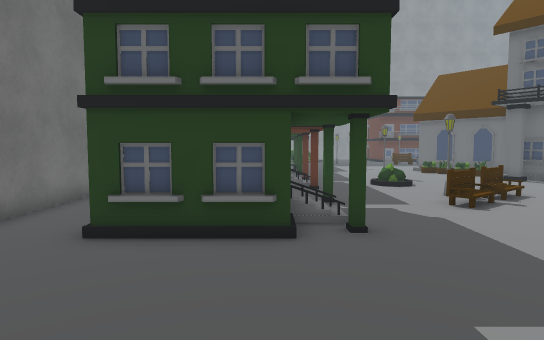
[1] (above)

24 first-person views from a walk through a scene from a Unity 3-D project. The camera is 1.5 m above the floor, tilts 4° down and sees 75° across. The floor is counted in squares, 1 m on a side. Each view is taken from the middle of a square. On the plan, view 1 faces up. The plan holds only what a view shows up to about 16 squares ahead; the rest is blank. The place goes on beyond the plan. The player character is not drawn. Some animated figures are not drawn. Some surface patterns are stand-ins.

[2]
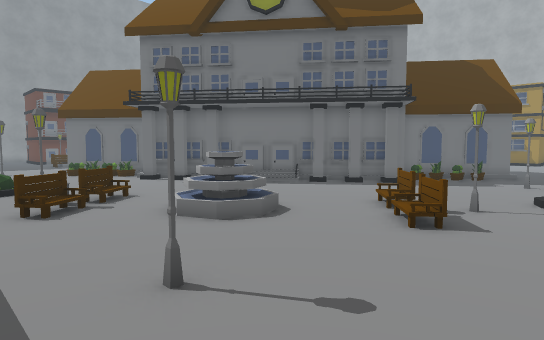

[3]
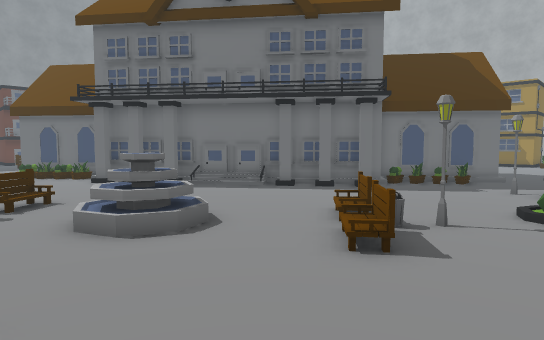

[4]
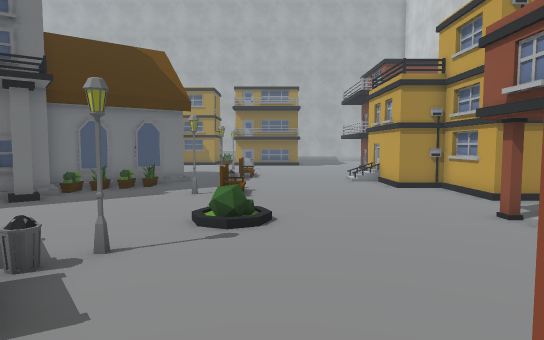

[5]
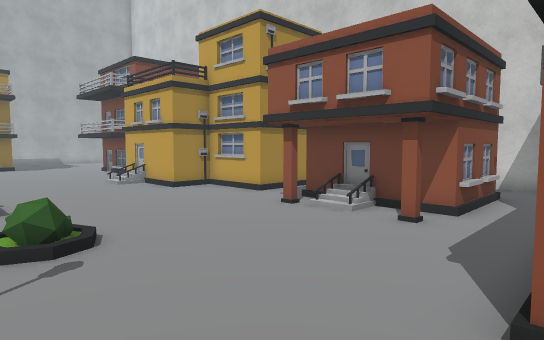

[6]
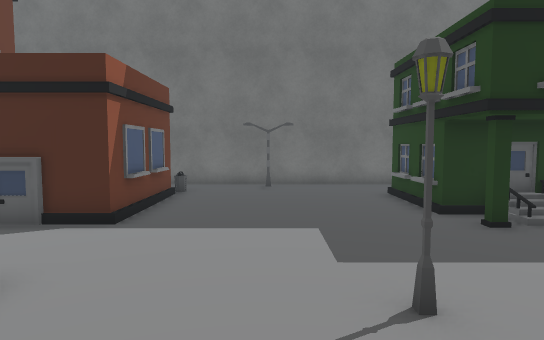

[7]
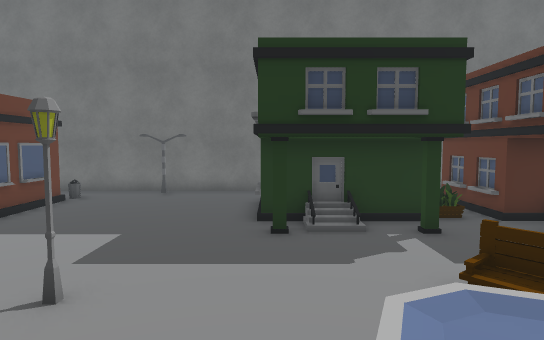

[8]
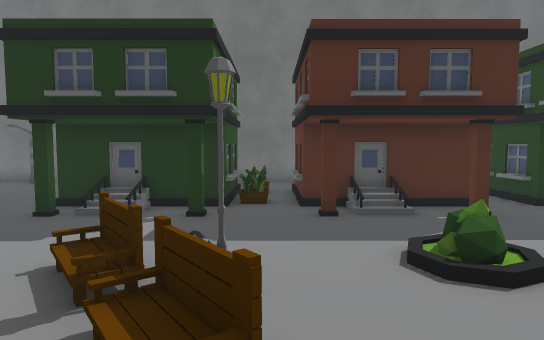

[9]
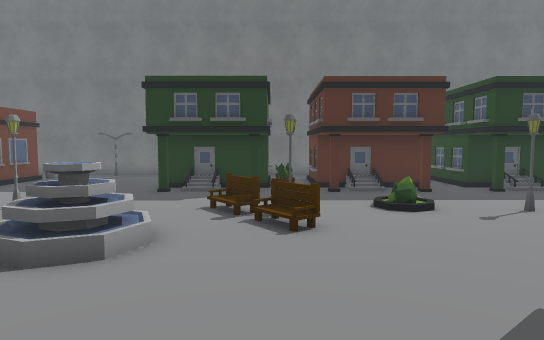

[10]
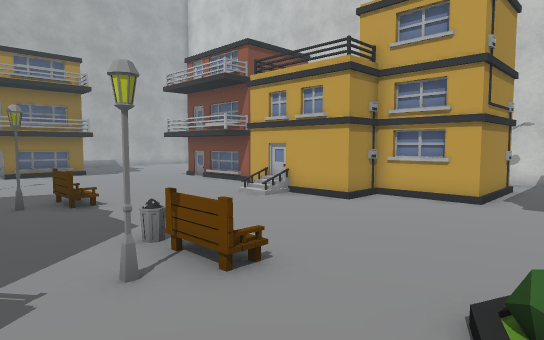

[11]
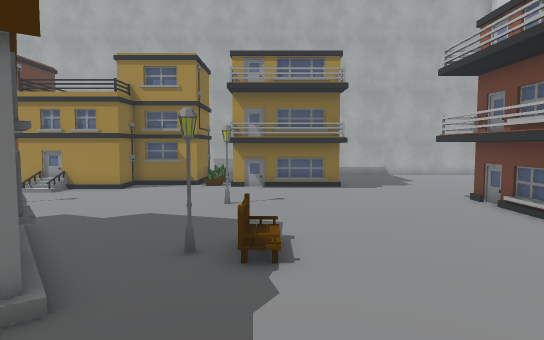

[12]
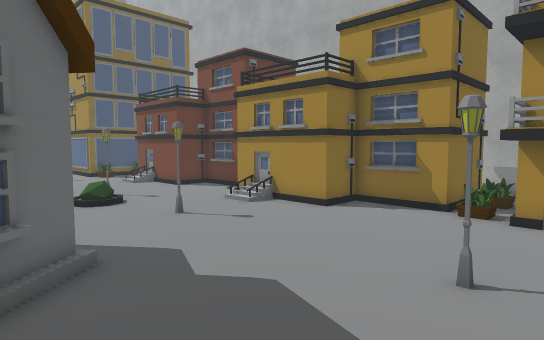

[13]
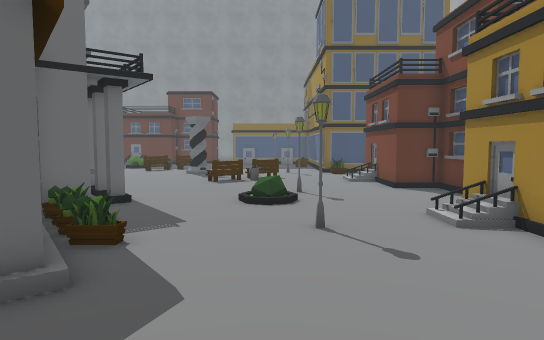

[14]
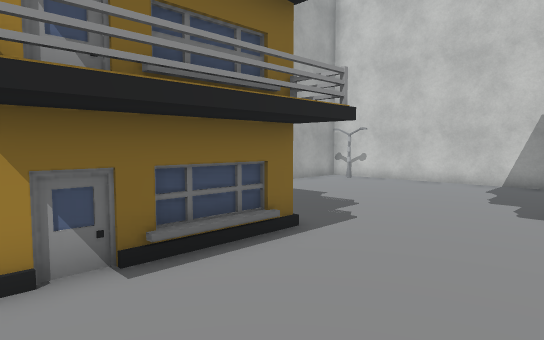

[15]
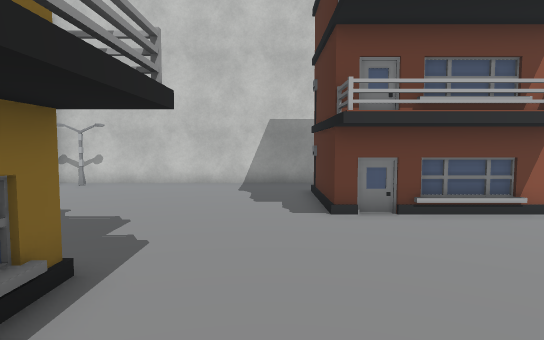

[16]
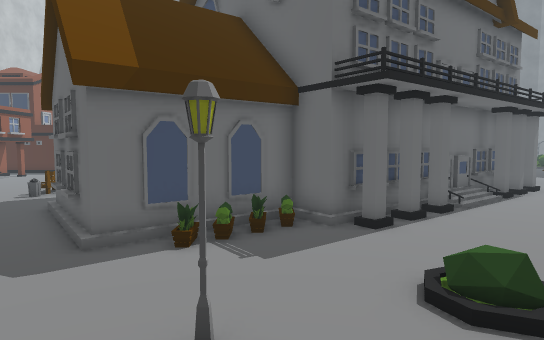

[17]
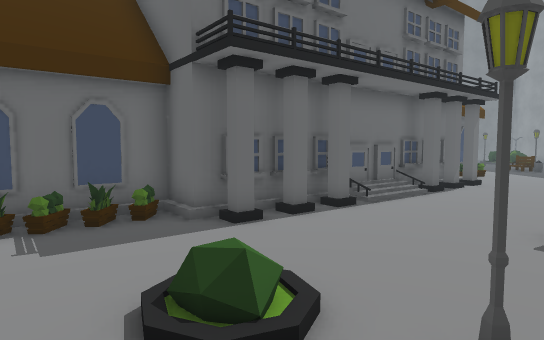

[18]
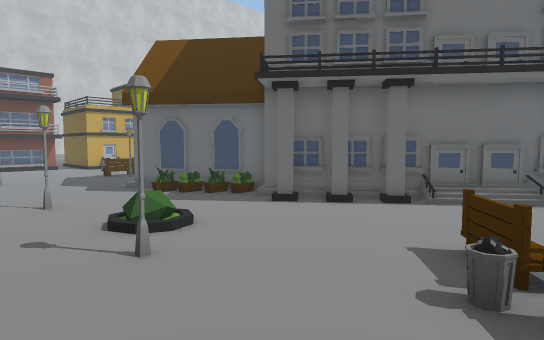

[19]
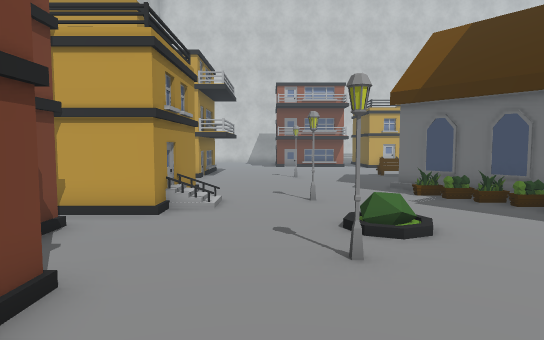

[20]
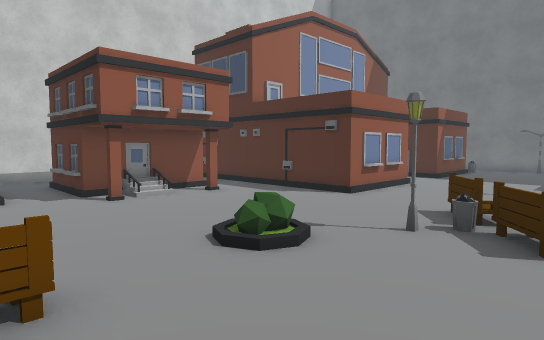

[21]
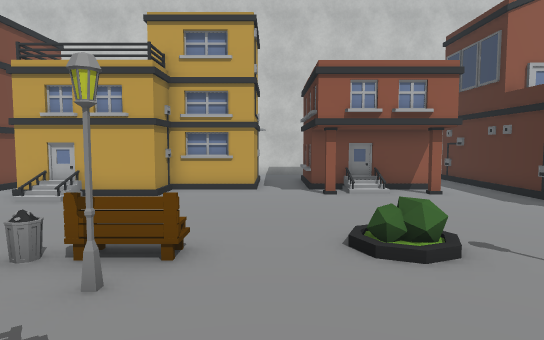

[22]
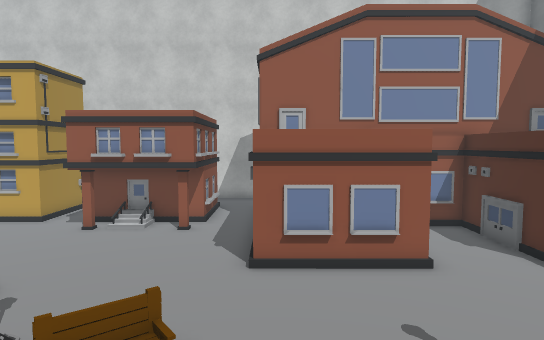

[23]
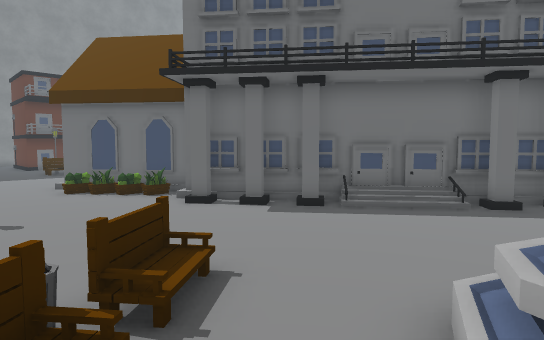

[24]
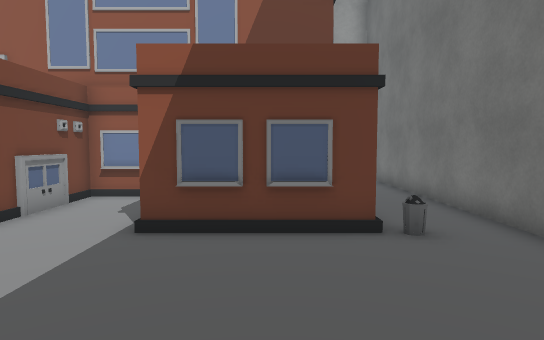

### Floor plan
Key: @ floor where view 1 was taken; # wall or solid block; . main floor; : floor 0.25 m higher than the main floor; / step, stairs or slope; = window, fence, low wall or low ledge; O other object.
Columns run from 6 left of view 1 to 36 right of it. Each row starts with its distance up from view 1.
 19       #:.    .OO##       #.......O....O#
 18     O##O... ....O#       #/.....OOO...O#
 17      ...........O#       ##/..........O#
 16       O....O.....#        #/..........###
 15       ##.........##       ###...........#
 14       #O../O.....##        ###.....O....O
 13 #     #=..//......##        ###../O.....#
 12 #..####O........../##        ##..//......
 11 #............O...../##       #.........###
 10 #. OOOO...OOO......./#       #O.......:#
  9 #.    #....O.........##      ##O...O...#
  8 #..   #/....../.......##      ##.......#
  7 #..   #=.....///......#####    #.......##
  6 #..####......///........OO##  ##........O
  5 #........................OO# ##.........#
  4 #................OO........###...........
  3 #..........O....OO......................O
  2 #.O.............O.O.....O.....O....O...O
  1 #...................O..//O...//O.......OO
  0 #.....@................................OO
 -1 #..O##O#..#####........................OO
 -2 #..    #..O   #.........................O
 -3 #..    O..O   #...........................
 -4 #..    #..O   #.............OO............
 -5 #..    #OOO   #..O./O.....####.............
 -6 #..    #      #..##O#O.#OO#    OOOOOO......
 -7 #.            #.OO   O.#       O    O......
 -8 #.            #.O#   O.#       O    O......
 -9 #.            #.O#   O.#O      O    O......
-10 #             # .    ...            .......
-11                 ..   ..O            .......
-12                 ##  ####           ########

Where each view was taken, in squares from view 1:
view 1: 0 up, 0 right, facing up
view 2: 0 up, 3 right, facing up-right
view 3: 0 up, 5 right, facing up-right
view 4: 0 up, 7 right, facing right
view 5: 2 up, 8 right, facing down-right
view 6: 2 up, 8 right, facing left
view 7: 6 up, 9 right, facing left
view 8: 11 up, 9 right, facing left
view 9: 10 up, 14 right, facing left
view 10: 4 up, 14 right, facing down-right
view 11: 1 up, 18 right, facing right
view 12: 1 up, 24 right, facing up-right
view 13: 3 up, 28 right, facing up
view 14: 3 up, 29 right, facing down-right
view 15: 2 up, 31 right, facing down
view 16: 10 up, 32 right, facing left
view 17: 13 up, 31 right, facing left
view 18: 19 up, 31 right, facing down-left
view 19: 19 up, 30 right, facing down
view 20: 5 up, 18 right, facing down-left
view 21: 6 up, 16 right, facing down
view 22: 7 up, 8 right, facing down
view 23: 7 up, 5 right, facing up-right
view 24: 5 up, 1 left, facing down
